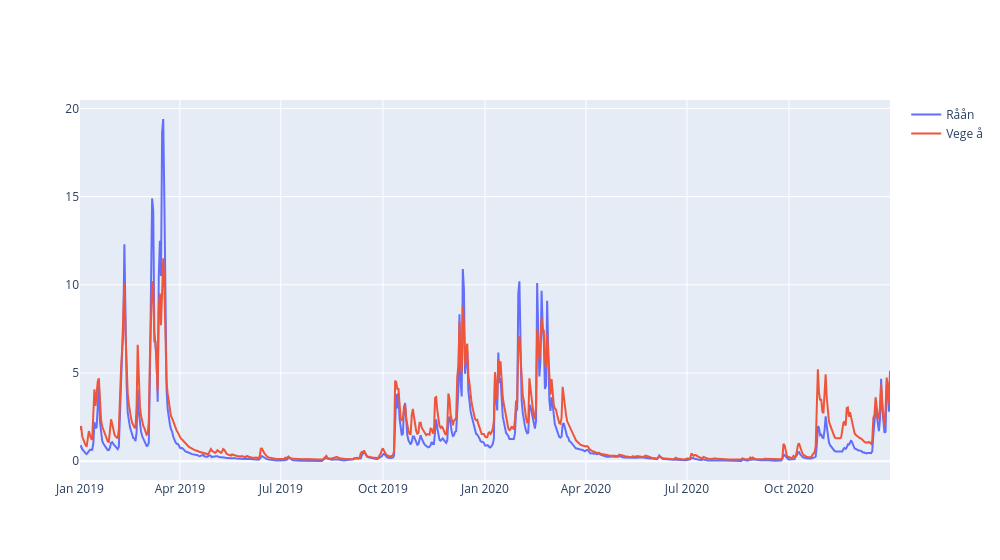

Notebook cell for this chart:
### Code cell
sel = slice("2019", "2020")
data = [
    go.Scatter(go.Scatter(x=df[sel].index, y=df[sel].flow, name="Råån")),
    go.Scatter(go.Scatter(x=df2[sel].index, y=df2[sel].flow, name="Vege å")),
]
fig = go.Figure(data=data, layout=go.Layout(width=1000))
fig.show()

### Figure 1 — Plotly figure (JSON) as saved in the notebook; plotly's stock layout.template omitted (floating-point values rounded to 4 significant figures; data arrays with more than 128 entries replaced by an {"elided": "..."} marker saying what was removed)
{"data": [{"name": "Råån", "type": "scatter", "x": {"elided": "731 str values"}, "y": {"elided": "731 float values"}}, {"name": "Vege å", "type": "scatter", "x": {"elided": "731 str values"}, "y": {"elided": "731 float values"}}], "layout": {"width": 1000}}
